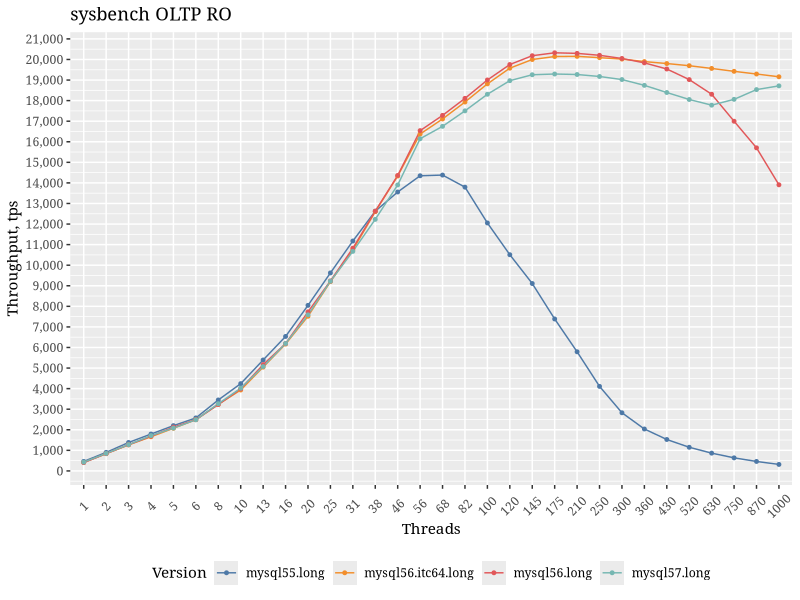
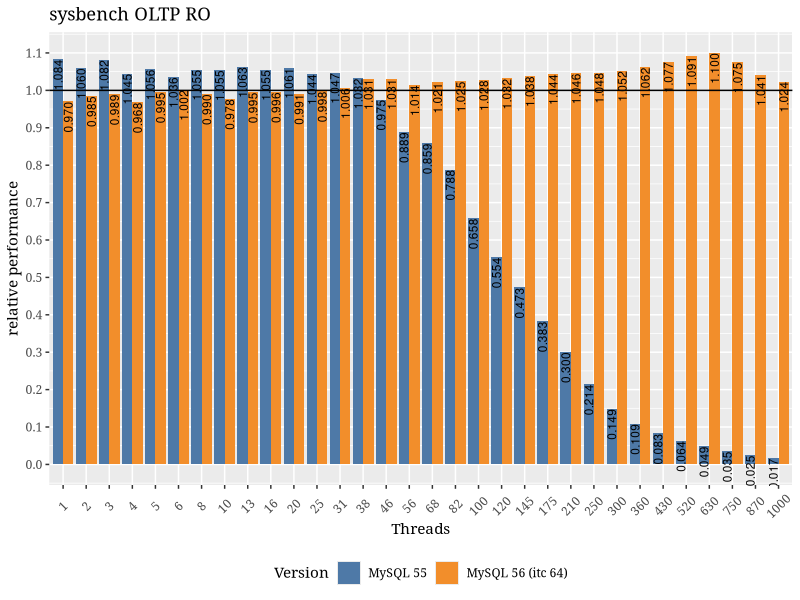

Write the R code that produced these figures, in order.
## ---- chunk 1
knitr::opts_chunk$set(echo = TRUE)
library(ggplot2)
library(ggthemes)
library(reshape2)
library(knitr)

tm<-theme(legend.position="bottom",
          text=element_text(family="Georgia"),
          strip.background = element_rect(colour="red", fill="#CCCCFF"))

guides(colour = guide_legend(override.aes = list(size=4)))

data = read.table("../summary.csv",sep=",",header=F)
data1=subset(data,V1>100)
attach(data1)
aggdata <-aggregate(data1, by=list(V4,V5),FUN=mean, na.rm=TRUE)
## ---- chunk 2
ss=subset(aggdata,(Group.2<=1000) )
#ss=subset(aggdata)

m <- ggplot(ss, 
            aes(x=as.factor(Group.2),y=as.numeric(V2),color=as.factor(Group.1),group=Group.1))
m+geom_line()+geom_point(size=1)+labs(x="Threads",y="Throughput, tps",title="sysbench OLTP RO")+scale_color_tableau(name="Version")+scale_y_continuous(breaks=seq(0, 22000, 1000),labels = scales::comma)+theme(axis.text.x  = element_text(angle=45, vjust=0.5))+tm
## ---- chunk 3
Res<-data.frame(aggdata$Group.1, aggdata$Group.2, aggdata$V2)

wide_format <- dcast(subset(Res), aggdata.Group.2 ~ aggdata.Group.1)


ss=subset(aggdata,(Group.2<=1000))
#ss=subset(aggdata)
wide_format$`MySQL 55` = wide_format$`mysql55.long`/wide_format$`mysql57.long`
wide_format$`MySQL 56 (itc 64)` = wide_format$`mysql56.itc64.long`/wide_format$`mysql57.long`

dat_m <- melt(subset(wide_format), id.vars = "aggdata.Group.2", measure.vars=c("MySQL 55","MySQL 56 (itc 64)"))

m <- ggplot(dat_m, 
            aes(x=as.factor(aggdata.Group.2),y=as.numeric(value),group=variable))
m+geom_bar(stat = "identity",position = "dodge",aes(fill = as.factor(variable)))+geom_hline(yintercept=1)+geom_text(aes(label=format(value, digits=2, nsmall=2), 
                hjust=1), 
            position = position_dodge(width=0.9),size=3,angle = 90)+labs(x="Threads",y="relative performance",title="sysbench OLTP RO")+scale_fill_tableau(name="Version")+scale_y_continuous(breaks=seq(0, 1.5, 0.1),labels = scales::comma)+theme(axis.text.x  = element_text(angle=45, vjust=0.5))+tm
